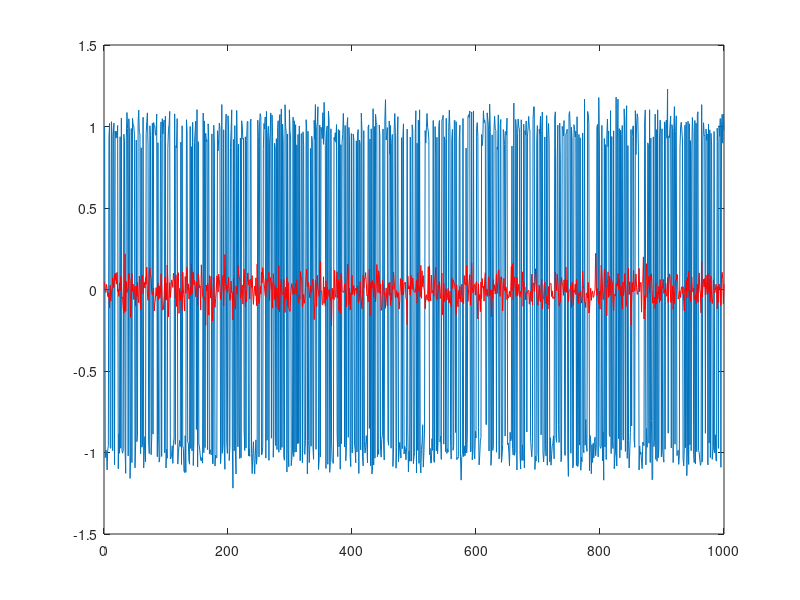
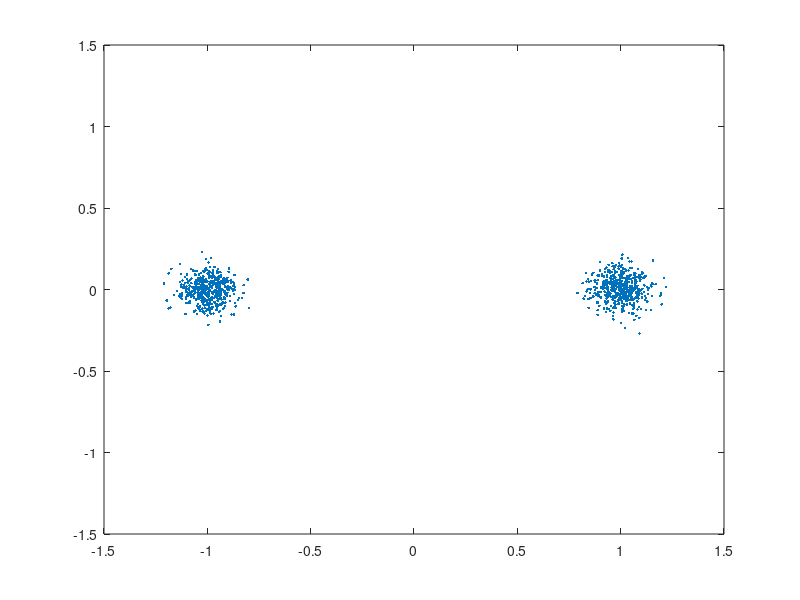

Source code (MATLAB) for these figures, in order: (Note: this script raises an error after producing the figures.)
% DMT Simulation
% AWGN channel
%
% This is an example of DMT modulation. The cyclic prefix is
%

%% Parameters

% FFT Size
L = 256;
% Noise Std. Dev.
sigma = 0.1;
% Cyclic Prefix Length
Ncp = 20;
% Number of Active Subcarriers (Centered at DC)
Na = 64;
% Number of symbols to transmit
Ns = 1000;

%% Generate symbol sequence
active = zeros(L, 1);
if mod(Na, 2) == 1
    active(1:(Na-1)/2) = 1.0;
    active(L-(Na-1)/2:L) = 1.0;
else
    active(1:Na/2) = 1.0;
    active(L-Na/2+1:L) = 1.0;
end

s = zeros(Ns*L, 1);
stemp = zeros(L, 1);
for index = 1:Ns
    stemp(active > 0) = sign(randn(Na, 1));
    s(1+(index-1)*L:index*L) = stemp;
end

%% IFFT + CP
x = zeros(L*Ns, 1);
for index = 1:Ns
    S = sqrt(L) * ifft(s((index - 1)*L + 1:index*L));
    x((index - 1)*(L + Ncp) + Ncp + 1:index*(L + Ncp)) = S;
    x((index - 1)*(L + Ncp) + 1:(index - 1)*(L + Ncp) + Ncp) = S(L-Ncp+1:L);
end

%% Channel Model
v = sigma * (randn(size(x)) + 1j*randn(size(x))) / sqrt(2);
y = x + v;

% figure()
% plot(real(x)); hold on;
% plot(imag(x), 'r'); hold off;
% figure()
% plot(real(y)); hold on;
% plot(imag(y), 'r'); hold off;

%% FFT + CP Removal (RX)
z = zeros(Ns, L);
for index = 1:Ns
    Xz = fft(y((index - 1)*(L + Ncp) + Ncp + 1:index*(L + Ncp))) / sqrt(L);
    z(index, :) = Xz;
end

figure()
plot(real(z(1:end,1))); hold on;
plot(imag(z(1:end,1)), 'r'); hold off;

figure()
plot(real(z(1:end,2)), imag(z(1:end,2)), '.');
xlim([-1.5, 1.5])
ylim([-1.5, 1.5])

figure()
[Y, freq] = pmtm(y);
plot((freq - pi) / (2*pi), 20*log10(abs(fftshift(Y))))
